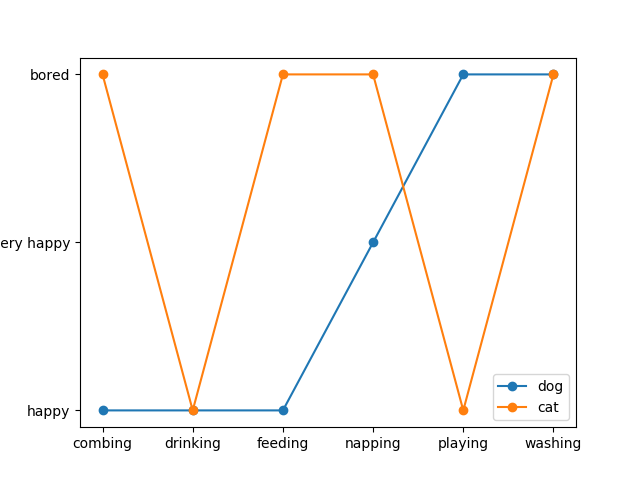

Write the Python code that produced this figure.
import matplotlib.pyplot as plt


cat = ["bored", "happy", "bored", "bored", "happy", "bored"]
dog = ["happy", "happy", "happy", "very happy", "bored", "bored"]
activity = ["combing", "drinking", "feeding", "napping", "playing", "washing"]

fig, ax = plt.subplots()
ax.plot(activity, dog, 'o-',label="dog",)
ax.plot(activity, cat, 'o-', label="cat")
ax.legend()
plt.savefig('cohere相关性')
